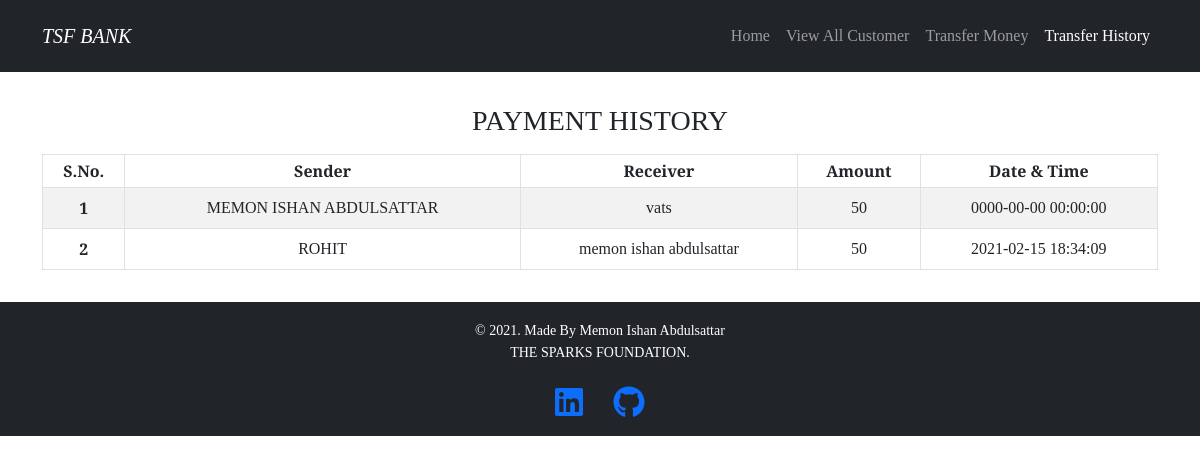
Screenshot of /transferhistory.php with the database file from the repository.
### tables this page shows
CREATE TABLE `transfermoney` (
  `sno` int(3) NOT NULL,
  `sender` varchar(50) NOT NULL,
  `receiver` varchar(50) NOT NULL,
  `balance` bigint(20) NOT NULL,
  `datetime` datetime NOT NULL DEFAULT current_timestamp()
);

### transferhistory.php (the view, shortened to what this page needs)
<!DOCTYPE html>
<html lang="en">
<head>
    <link rel="stylesheet" href="./css/bootstrap.min.css">
    <link rel="stylesheet" href="./css/main.css">
</head>
<body>
    <nav class="navbar py-3 navbar-dark navbar-expand-sm bg-dark">
        <div class="container">
        <a href="" class="navbar-brand text-uppercase fst-italic">tsf bank</a>
        <div class="collapse navbar-collapse nav justify-content-end" id="navbarLinks">
            <ul class="navbar-nav">
                <li class="nav-item">
                    <a href="index.php" class="nav-link text-capitalize navhover">home</a>
                </li>
                <li class="nav-item">
                    <a href="viewallcustomer.php" class="nav-link text-capitalize navhover">view all customer</a>
                </li>
                <li class="nav-item">
                    <a href="transfermoney.php" class="nav-link text-capitalize navhover">transfer money</a>
                </li>
                <li class="nav-item active">
                    <a href="#" class="nav-link active text-capitalize navhover">transfer history</a>
                </li>
            </ul>
        </div>
        </div>
    </nav>
     <div class="container py-2">
        <h3 class="text-center text-uppercase pt-4">payment history</h3>
        <div class="row py-2">
            <div class="col">
                <table class="table table-striped table-hover table-sm table-bordered table-condensed">
                    <thead>
                        <tr>
                            <th scope="col" class="text-center text-capitalize">s.no.</th>
                            <th scope="col" class="text-center text-capitalize">sender</th>
                            <th scope="col" class="text-center text-capitalize">receiver</th>
                            <th scope="col" class="text-center text-capitalize">amount</th>
                            <th scope="col" class="text-center text-capitalize">date & time</th>
                        </tr>
                    </thead>
                    <tbody>
                    <?php
                        include 'config.php';
                        $query = "select * from transfermoney";
                        $data = mysqli_query($conn,$query);
                        while ($row = mysqli_fetch_assoc($data)){
                        ?>
                            <tr class="text-center">
                            <th class="py-2"><?php echo $row['sno']?></th>
                            <td class="py-2 text-uppercase"><?php echo $row['sender']?></td>
                            <td class="py-2"><?php echo $row['receiver']?></td>
                            <td class="py-2"><?php echo $row['balance']?></td>
                            <td class="py-2"><?php echo $row['datetime']?></td>
                            </tr>
                        <?php
                        }
                        ?>
                    </tbody>
                </table>
            </div>
        </div>
    </div>
    <?php
    include 'footer.php';
    ?>
</body>
</html>

### css/main.css (style rules this page uses)
body { font-family: 'Arvo', serif; }

### rows the page displays
transfermoney: sno "1", sender "MEMON ISHAN ABDULSATTAR", receiver "vats", balance "50", datetime "0000-00-00 00:00:00"
transfermoney: sno "2", sender "ROHIT", receiver "memon ishan abdulsattar", balance "50", datetime "2021-02-15 18:34:09"
